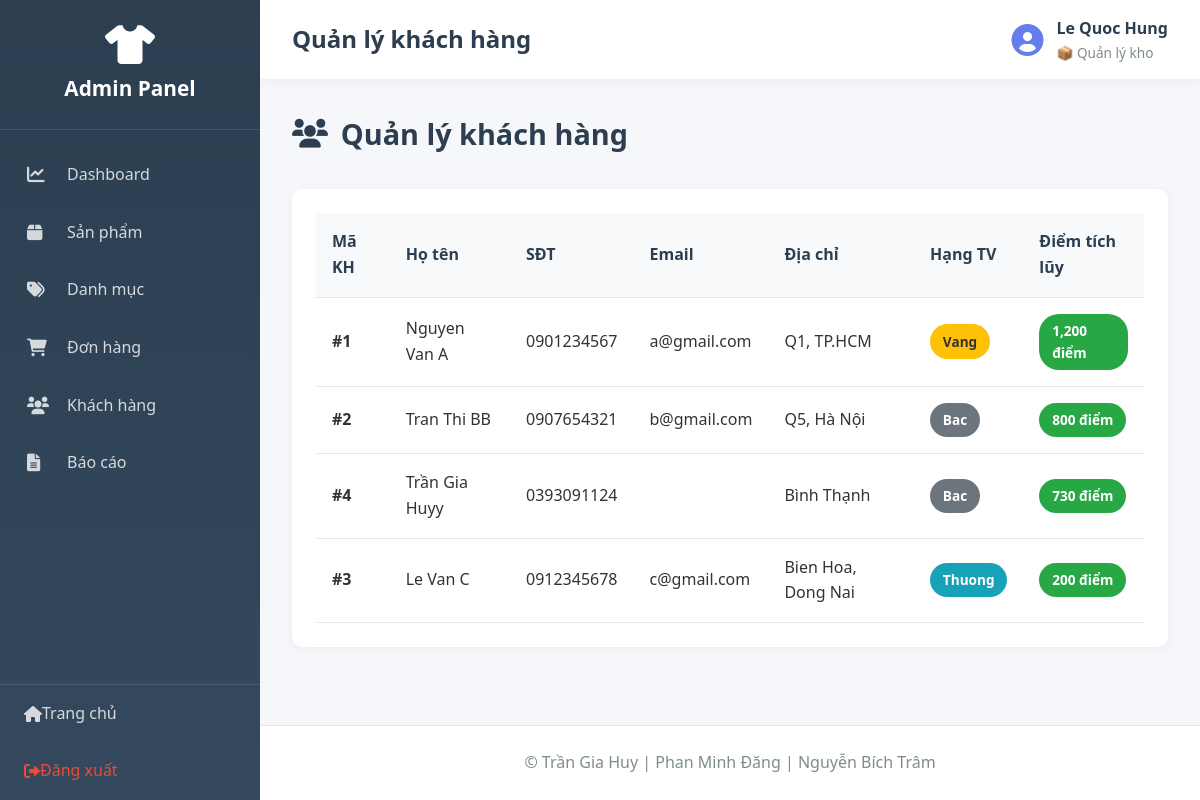
Page /admin/index.php?action=customers (signed in) on the committed database.
### tables this page shows
CREATE TABLE `nhanvien` (
  `MaNV` int(11) NOT NULL,
  `HoTen` varchar(100) DEFAULT NULL,
  `TenDangNhap` varchar(50) DEFAULT NULL,
  `MatKhau` varchar(255) DEFAULT NULL,
  `Email` varchar(100) DEFAULT NULL,
  `SoDienThoai` varchar(15) DEFAULT NULL,
  `MaVaiTro` int(11) DEFAULT NULL,
  `TrangThai` varchar(20) DEFAULT 'active'
);

CREATE TABLE `vaitro` (
  `MaVaiTro` int(11) NOT NULL,
  `TenVaiTro` varchar(50) DEFAULT NULL,
  `QuyenHan` enum('ToanQuyen','NhapXuat','XemBanHang') DEFAULT NULL
);

CREATE TABLE `khachhang` (
  `MaKH` int(11) NOT NULL,
  `HoTen` varchar(100) DEFAULT NULL,
  `SoDienThoai` varchar(15) DEFAULT NULL,
  `Email` varchar(100) DEFAULT NULL,
  `DiaChi` varchar(255) DEFAULT NULL,
  `HangThanhVien` enum('Thuong','Bac','Vang','KimCuong') DEFAULT 'Thuong',
  `DiemTichLuy` int(11) DEFAULT 0
);

### app/controllers/AdminController.php (called while the page is built, shortened)
<?php
require_once __DIR__ . '/../../core/Controller.php';
class AdminController extends Controller {
    public function customers() {
        $productModel = $this->model('Product');
        $sql = "SELECT * FROM khachhang ORDER BY DiemTichLuy DESC";
        $customers = $productModel->query($sql)->fetch_all(MYSQLI_ASSOC);
        $data = [
            'page_title' => 'Quản lý khách hàng',
            'customers' => $customers
        ];
        $this->view('admin/customers', $data);
    }
}
?>

### core/Model.php (called while the page is built, shortened)
<?php
class Model {
    protected $db;
    public function __construct() {
        $this->db = $this->connectDB();
    }
    private function connectDB() {
        $conn = new mysqli(DB_HOST, DB_USER, DB_PASS, DB_NAME);
        $conn->set_charset("utf8mb4");
        return $conn;
    }
    public function query($sql) {
        return $this->db->query($sql);
    }
}
?>

### app/models/Admin.php (called while the page is built, shortened)
<?php
require_once __DIR__ . '/../../core/Model.php';
class Admin extends Model {
    public function isLoggedIn() {
        return isset($_SESSION['admin_id']) && isset($_SESSION['admin_role']);
    }
    public function getCurrentAdmin() {
        $adminId = intval($_SESSION['admin_id']);
        $sql = "SELECT nv.*, vt.TenVaiTro, vt.QuyenHan
                FROM nhanvien nv
                LEFT JOIN vaitro vt ON nv.MaVaiTro = vt.MaVaiTro
                WHERE nv.MaNV = {$adminId}";
        $result = $this->query($sql);
        if ($result && $result->num_rows > 0) {
            return $result->fetch_assoc();
        }
        return null;
    }
}
?>

### app/views/admin/customers.php (the view, shortened to what this page needs)
<?php require_once __DIR__ . '/../layouts/admin_header.php'; ?>
<div class="page-header">
    <h2><i class="fas fa-users"></i> Quản lý khách hàng</h2>
</div>
<div class="admin-card">
    <div class="card-body">
        <?php if (!empty($customers)): ?>
        <table class="data-table">
            <thead>
                <tr>
                    <th>Mã KH</th>
                    <th>Họ tên</th>
                    <th>SĐT</th>
                    <th>Email</th>
                    <th>Địa chỉ</th>
                    <th>Hạng TV</th>
                    <th>Điểm tích lũy</th>
                </tr>
            </thead>
            <tbody>
                <?php foreach ($customers as $customer): ?>
                <tr>
                    <td><strong>#<?php echo $customer['MaKH']; ?></strong></td>
                    <td><?php echo htmlspecialchars($customer['HoTen']); ?></td>
                    <td><?php echo htmlspecialchars($customer['SoDienThoai']); ?></td>
                    <td><?php echo htmlspecialchars($customer['Email']); ?></td>
                    <td><?php echo htmlspecialchars($customer['DiaChi']); ?></td>
                    <td>
                        <?php
                        $badgeClass = 'badge-info';
                        switch($customer['HangThanhVien']) {
                            case 'Vang': $badgeClass = 'badge-warning'; break;
                            case 'Bac': $badgeClass = 'badge-secondary'; break;
                        }
                        ?>
                        <span class="badge <?php echo $badgeClass; ?>">
                            <?php echo $customer['HangThanhVien']; ?>
                        </span>
                    </td>
                    <td>
                        <span class="badge badge-success">
                            <?php echo number_format($customer['DiemTichLuy']); ?> điểm
                        </span>
                    </td>
                </tr>
                <?php endforeach; ?>
            </tbody>
        </table>
        <?php endif; ?>
    </div>
</div>
<?php require_once __DIR__ . '/../layouts/admin_footer.php'; ?>

### app/views/layouts/admin_header.php (shortened to what this page needs)
<!DOCTYPE html>
<html lang="vi">
<head>
    <link rel="stylesheet" href="../public/css/admin.css">
    <link rel="stylesheet" href="https://cdnjs.cloudflare.com/ajax/libs/font-awesome/6.0.0/css/all.min.css">
</head>
<body class="admin-panel">
    <?php
    require_once __DIR__ . '/../../models/Admin.php';
    $adminModel = new Admin();
    $currentAdmin = $adminModel->getCurrentAdmin();
    ?>
    <aside class="admin-sidebar">
        <div class="sidebar-header">
            <i class="fas fa-tshirt"></i>
            <h2>Admin Panel</h2>
        </div>
        <nav class="sidebar-nav">
            <a href="index.php?action=dashboard" class="nav-item">
                <i class="fas fa-chart-line"></i>
                <span>Dashboard</span>
            </a>
            <a href="index.php?action=products" class="nav-item">
                <i class="fas fa-box"></i>
                <span>Sản phẩm</span>
            </a>
            <a href="index.php?action=categories" class="nav-item">
                <i class="fas fa-tags"></i>
                <span>Danh mục</span>
            </a>
            <a href="index.php?action=orders" class="nav-item">
                <i class="fas fa-shopping-cart"></i>
                <span>Đơn hàng</span>
            </a>
            <a href="index.php?action=customers" class="nav-item">
                <i class="fas fa-users"></i>
                <span>Khách hàng</span>
            </a>
            <a href="index.php?action=reports" class="nav-item">
                <i class="fas fa-file-alt"></i>
                <span>Báo cáo</span>
            </a>
        </nav>
        <div class="sidebar-footer">
            <a href="../public/index.php" class="nav-item">
                <i class="fas fa-home"></i>
                <span>Trang chủ</span>
            </a>
            <a href="index.php?action=logout" class="nav-item logout">
                <i class="fas fa-sign-out-alt"></i>
                <span>Đăng xuất</span>
            </a>
        </div>
    </aside>
    <div class="admin-main">
        <header class="admin-topbar">
            <div class="topbar-left">
                <h1><?php echo $page_title ?? 'Admin Panel'; ?></h1>
            </div>
            <div class="topbar-right">
                <div class="admin-info">
                    <i class="fas fa-user-circle fa-2x"></i>
                    <div>
                        <strong><?php echo $currentAdmin['HoTen'] ?? 'Admin'; ?></strong>
                        <small>
                            <?php
                            $roleName = $currentAdmin['TenVaiTro'] ?? $_SESSION['admin_role'] ?? 'Nhân viên';
                            $permission = $currentAdmin['QuyenHan'] ?? $_SESSION['admin_permission'] ?? '';
                            $roleIcons = [
                                'ToanQuyen' => '👑',
                                'NhapXuat' => '📦',
                                'XemBanHang' => '👤'
                            ];
                            echo ($roleIcons[$permission] ?? '👤') . ' ' . htmlspecialchars($roleName);
                            ?>
                        </small>
                    </div>
                </div>
            </div>
        </header>
        <main class="admin-content">

### public/css/admin.css (style rules this page uses)
* { margin: 0; padding: 0; box-sizing: border-box; }
body { font-family: 'Segoe UI', Tahoma, Geneva, Verdana, sans-serif; line-height: 1.6; color: #333; background-color: #f5f7fa; }
.admin-panel { display: flex; min-height: 100vh; }
.admin-sidebar { width: 260px; background: linear-gradient(180deg, #2c3e50 0%, #34495e 100%); color: white; position: fixed; height: 100vh; overflow-y: auto; z-index: 1000; }
.sidebar-header { padding: 1.5rem; text-align: center; border-bottom: 1px solid rgba(255,255,255,0.1); }
.sidebar-header i { font-size: 2.5rem; margin-bottom: 0.5rem; }
.sidebar-header h2 { font-size: 1.3rem; margin: 0; }
.sidebar-nav { padding: 1rem 0; }
.sidebar-nav .nav-item { display: flex; align-items: center; padding: 1rem 1.5rem; color: rgba(255,255,255,0.8); text-decoration: none; transition: all 0.3s; border-left: 3px solid transparent; }
.sidebar-nav .nav-item i { width: 24px; margin-right: 1rem; font-size: 1.1rem; }
.sidebar-footer { position: absolute; bottom: 0; width: 100%; border-top: 1px solid rgba(255,255,255,0.1); }
.sidebar-footer .nav-item { display: flex; align-items: center; padding: 1rem 1.5rem; color: rgba(255,255,255,0.8); text-decoration: none; transition: all 0.3s; }
.sidebar-footer .nav-item.logout { color: #e74c3c; }
.admin-main { margin-left: 260px; flex: 1; display: flex; flex-direction: column; min-height: 100vh; }
.admin-topbar { background: white; padding: 1rem 2rem; box-shadow: 0 2px 10px rgba(0,0,0,0.05); display: flex; justify-content: space-between; align-items: center; }
.topbar-left h1 { font-size: 1.5rem; color: #2c3e50; margin: 0; }
.topbar-right { display: flex; align-items: center; gap: 1.5rem; }
.admin-info { display: flex; align-items: center; gap: 0.8rem; }
.admin-info i { color: #667eea; }
.admin-info strong { display: block; color: #2c3e50; }
.admin-info small { display: block; color: #7f8c8d; font-size: 0.85rem; }
.admin-content { flex: 1; padding: 2rem; }
.page-header { display: flex; justify-content: space-between; align-items: center; margin-bottom: 2rem; }
.page-header h2 { font-size: 1.8rem; color: #2c3e50; display: flex; align-items: center; gap: 0.8rem; }
.admin-card { background: white; border-radius: 10px; box-shadow: 0 2px 10px rgba(0,0,0,0.05); margin-bottom: 2rem; }
.admin-card .card-body { padding: 1.5rem; }
.data-table { width: 100%; border-collapse: collapse; }
.data-table thead { background: #f8f9fa; }
.data-table th, .data-table td { padding: 1rem; text-align: left; border-bottom: 1px solid #e1e8ed; }
.data-table th { font-weight: 600; color: #2c3e50; }
.badge { display: inline-block; padding: 0.4rem 0.8rem; border-radius: 20px; font-size: 0.85rem; font-weight: 600; }
.badge-success { background-color: #28a745; color: white; }
.badge-warning { background-color: #ffc107; color: #333; }
.badge-info { background-color: #17a2b8; color: white; }
.badge-secondary { background-color: #6c757d; color: white; }

### rows in the picture
nhanvien: HoTen "Le Quoc Hung", MaVaiTro.QuyenHan "📦", MaVaiTro.TenVaiTro "Quản lý kho"
khachhang: MaKH "1", HoTen "Nguyen Van A", SoDienThoai "0901234567", Email "a@gmail.com", DiaChi "Q1, TP.HCM", HangThanhVien "Vang", DiemTichLuy "1,200"
khachhang: MaKH "2", HoTen "Tran Thi BB", SoDienThoai "0907654321", Email "b@gmail.com", DiaChi "Q5, Hà Nội", HangThanhVien "Bac", DiemTichLuy "800"
khachhang: MaKH "4", HoTen "Trần Gia Huyy", SoDienThoai "0393091124", DiaChi "Bình Thạnh", HangThanhVien "Bac", DiemTichLuy "730"
khachhang: MaKH "3", HoTen "Le Van C", SoDienThoai "0912345678", Email "c@gmail.com", DiaChi "Bien Hoa, Dong Nai", HangThanhVien "Thuong", DiemTichLuy "200"

### other values in the picture
$page_title "Quản lý khách hàng"
